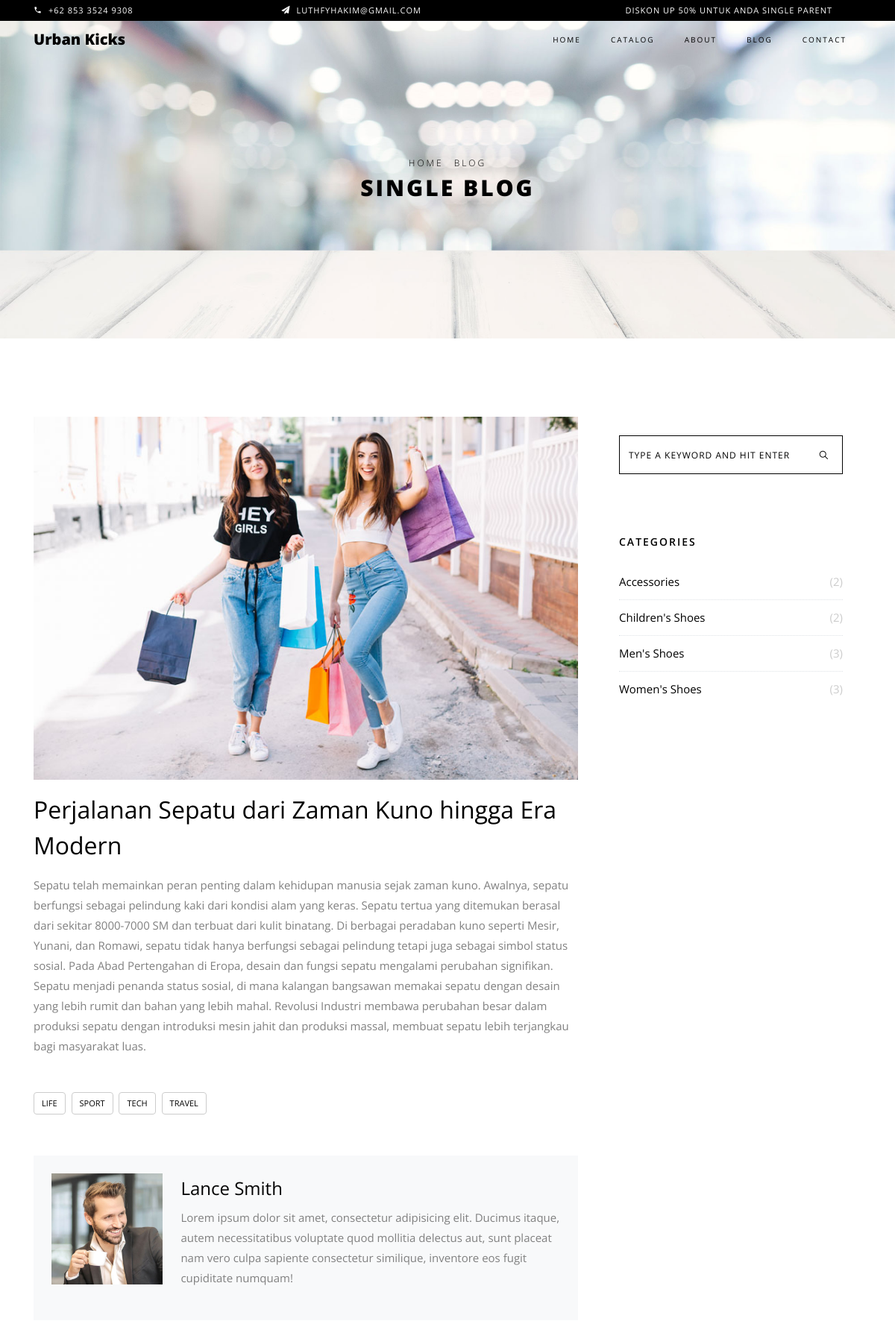
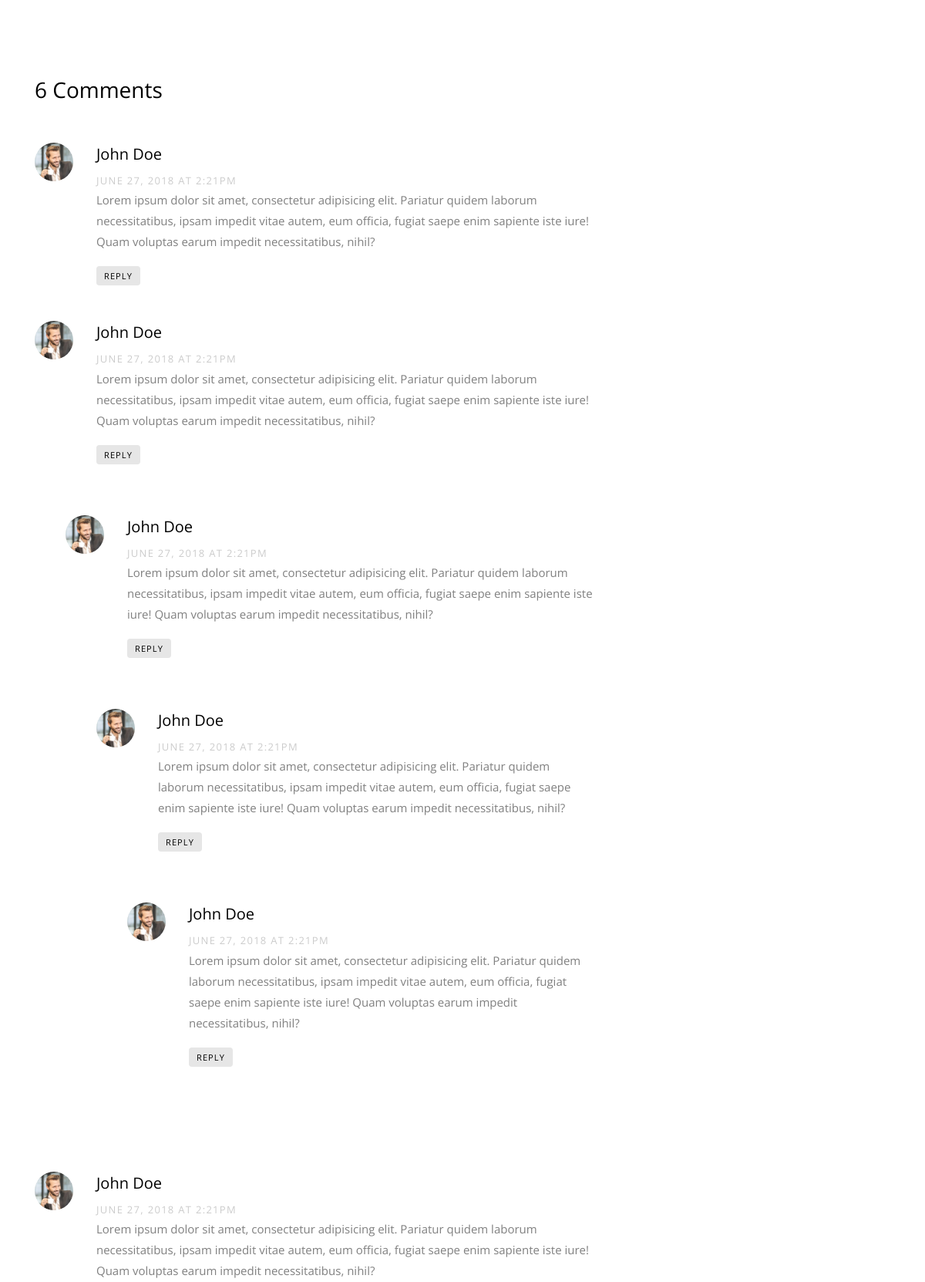
The app's page /blog-single.php?id=4 (upper part) with its own data (2 pictures, top to bottom).
### tables this page shows
CREATE TABLE `blog` (
  `id` int(11) NOT NULL,
  `id_user` int(11) NOT NULL,
  `judul` varchar(255) NOT NULL,
  `isi` text NOT NULL,
  `gambar` varchar(255) DEFAULT NULL,
  `tanggal` timestamp NULL DEFAULT current_timestamp()
);

### src/blog-single.php (the view, shortened to what this page needs)
<?php
	include("../koneksi.php");
	include("./template/header.php");
    if (!isset($_GET['id'])) {
		header("location: blog.php");
	} else {
		$id = $_GET['id'];
		$sql = "SELECT b.id, b.judul, b.isi, b.gambar, DATE_FORMAT(b.tanggal, '%d-%m-%Y'), u.nama
                FROM blog b
                INNER JOIN user u
                ON b.id_user = u.id
                WHERE b.id = $id";
		$result = mysqli_query($conn, $sql);
		while ($data = mysqli_fetch_row($result)) {
            $judul = $data[1];
            $isi = $data[2];
            $gambar = $data[3];
		}
	}
?>
<body class="goto-here">
	<?php include("./template/banner_info.php") ?>
	<?php include("./template/navbar.php") ?>
    <div class="hero-wrap hero-bread" style="background-image: url('../public/images/bg_6.jpg');">
        <div class="container">
            <div class="row no-gutters slider-text align-items-center justify-content-center">
                <div class="col-md-9 ftco-animate text-center">
                    <p class="breadcrumbs"><span class="mr-2"><a href="index.php">Home</a></span> <span>Blog</span></p>
                    <h1 class="mb-0 bread">Single Blog</h1>
                </div>
            </div>
        </div>
    </div>
    <section class="ftco-section ftco-degree-bg">
        <div class="container">
            <div class="row">
                <div class="col-lg-8 ftco-animate">
                    <p>
                        <img src="../public/images/<?= $gambar; ?>" alt="" class="img-fluid">
                    </p>
                    <h2 class="mb-3"><?= $judul; ?></h2>
                    <p><?= $isi; ?></p>
                    <div class="tag-widget post-tag-container mb-5 mt-5">
                        <div class="tagcloud">
                            <a href="#" class="tag-cloud-link">Life</a>
                            <a href="#" class="tag-cloud-link">Sport</a>
                            <a href="#" class="tag-cloud-link">Tech</a>
                            <a href="#" class="tag-cloud-link">Travel</a>
                        </div>
                    </div>
                    <div class="about-author d-flex p-4 bg-light">
                        <div class="bio align-self-md-center mr-4">
                            <img src="../public/images/person_1.jpg" alt="Image placeholder" class="img-fluid mb-4">
                        </div>
                        <div class="desc align-self-md-center">
                            <h3>Lance Smith</h3>
                            <p>Lorem ipsum dolor sit amet, consectetur adipisicing elit. Ducimus itaque, autem necessitatibus voluptate quod mollitia delectus aut, sunt placeat nam vero culpa sapiente consectetur similique, inventore eos fugit cupiditate numquam!</p>
                        </div>
                    </div>
                    <div class="pt-5 mt-5">
                        <h3 class="mb-5">6 Comments</h3>
                        <ul class="comment-list">
                            <li class="comment">
                                <div class="vcard bio">
                                    <img src="../public/images/person_1.jpg" alt="Image placeholder">
                                </div>
                                <div class="comment-body">
                                    <h3>John Doe</h3>
                                    <div class="meta">June 27, 2018 at 2:21pm</div>
                                    <p>Lorem ipsum dolor sit amet, consectetur adipisicing elit. Pariatur quidem laborum necessitatibus, ipsam impedit vitae autem, eum officia, fugiat saepe enim sapiente iste iure! Quam voluptas earum impedit necessitatibus, nihil?</p>
                                    <p><a href="#" class="reply">Reply</a></p>
                                </div>
                            </li>
                            <li class="comment">
                                <div class="vcard bio">
                                    <img src="../public/images/person_1.jpg" alt="Image placeholder">
                                </div>
                                <div class="comment-body">
                                    <h3>John Doe</h3>
                                    <div class="meta">June 27, 2018 at 2:21pm</div>
                                    <p>Lorem ipsum dolor sit amet, consectetur adipisicing elit. Pariatur quidem laborum necessitatibus, ipsam impedit vitae autem, eum officia, fugiat saepe enim sapiente iste iure! Quam voluptas earum impedit necessitatibus, nihil?</p>
                                    <p><a href="#" class="reply">Reply</a></p>
                                </div>
                                <ul class="children">
                                    <li class="comment">
                                        <div class="vcard bio">
                                            <img src="../public/images/person_1.jpg" alt="Image placeholder">
                                        </div>
                                        <div class="comment-body">
                                            <h3>John Doe</h3>
                                            <div class="meta">June 27, 2018 at 2:21pm</div>
                                            <p>Lorem ipsum dolor sit amet, consectetur adipisicing elit. Pariatur quidem laborum necessitatibus, ipsam impedit vitae autem, eum officia, fugiat saepe enim sapiente iste iure! Quam voluptas earum impedit necessitatibus, nihil?</p>
                                            <p><a href="#" class="reply">Reply</a></p>
                                        </div>
                                        <ul class="children">
                                            <li class="comment">
                                                <div class="vcard bio">
                                                    <img src="../public/images/person_1.jpg" alt="Image placeholder">
                                                </div>
                                                <div class="comment-body">
                                                    <h3>John Doe</h3>
                                                    <div class="meta">June 27, 2018 at 2:21pm</div>
                                                    <p>Lorem ipsum dolor sit amet, consectetur adipisicing elit. Pariatur quidem laborum necessitatibus, ipsam impedit vitae autem, eum officia, fugiat saepe enim sapiente iste iure! Quam voluptas earum impedit necessitatibus, nihil?</p>
                                                    <p><a href="#" class="reply">Reply</a></p>
                                                </div>
                                                <ul class="children">
                                                    <li class="comment">
                                                        <div class="vcard bio">
                                                            <img src="../public/images/person_1.jpg" alt="Image placeholder">
                                                        </div>
                                                        <div class="comment-body">
                                                            <h3>John Doe</h3>
                                                            <div class="meta">June 27, 2018 at 2:21pm</div>
                                                            <p>Lorem ipsum dolor sit amet, consectetur adipisicing elit. Pariatur quidem laborum necessitatibus, ipsam impedit vitae autem, eum officia, fugiat saepe enim sapiente iste iure! Quam voluptas earum impedit necessitatibus, nihil?</p>
                                                            <p><a href="#" class="reply">Reply</a></p>
                                                        </div>
                                                    </li>
                                                </ul>
                                            </li>
                                        </ul>
                                    </li>
                                </ul>
                            </li>
                            <li class="comment">
                                <div class="vcard bio">
                                    <img src="../public/images/person_1.jpg" alt="Image placeholder">
                                </div>
                                <div class="comment-body">
                                    <h3>John Doe</h3>
                                    <div class="meta">June 27, 2018 at 2:21pm</div>
                                    <p>Lorem ipsum dolor sit amet, consectetur adipisicing elit. Pariatur quidem laborum necessitatibus, ipsam impedit vitae autem, eum officia, fugiat saepe enim sapiente iste iure! Quam voluptas earum impedit necessitatibus, nihil?</p>
                                </div>
                            </li>
                        </ul>
                    </div>
                </div>
                <div class="col-lg-4 sidebar ftco-animate">
                    <div class="sidebar-box">
                        <form action="#" class="search-form">
                            <div class="form-group">
                                <span class="icon ion-ios-search"></span>
                                <input type="text" class="form-control" placeholder="Type a keyword and hit enter">
                            </div>
                        </form>
                    </div>
                    <div class="sidebar-box ftco-animate">
                        <h3 CLASS="heading">Categories</h3>
                        <ul class="categories">
                            <?php
                                $sql = "SELECT nama_kategori, count(nama_sub_kategori) as jumlah
                                        FROM kategori
                                        INNER JOIN sub_kategori
                                        ON kategori.id = sub_kategori.id_kategori
                                        GROUP BY nama_kategori
                                        ORDER BY nama_kategori ASC";
                                $result = mysqli_query($conn, $sql);
                                while ($data = mysqli_fetch_row($result)) {
                                    $nama = $data[0];
                                    $jumlah = $data[1];
                            ?>
                                <li><a href="#"><?= $nama; ?> <span>(<?= $jumlah; ?>)</span></a></li>
                            <?php } ?>
                        </ul>
                    </div>
                </div>
            </div>
        </div>
    </section>
</body>
</html>

### records on screen
blog: gambar (picture), judul "Perjalanan Sepatu dari Zaman Kuno hingga Era Modern", isi "Sepatu telah memainkan peran penting dalam kehidupan manusia sejak zaman kuno. Awalnya, sepatu berfungsi sebagai pelindung kaki dari kondisi alam yang keras. Sepatu tertua yang ditemukan berasal dari sekitar 8000-7000 SM dan terbuat dari kulit binatang. Di berbagai peradaban kuno seperti Mesir, Yunani, dan Romawi, sepatu tidak hanya berfungsi sebagai pelindung tetapi juga sebagai simbol status sosial. Pada Abad Pertengahan di Eropa, desain dan fungsi sepatu mengalami perubahan signifikan. Sepatu menjadi penanda status sosial, di mana kalangan bangsawan memakai sepatu dengan desain yang lebih rumit dan bahan yang lebih mahal. Revolusi Industri membawa perubahan besar dalam produksi sepatu…"

### other values on screen
$nama "Accessories"
$jumlah "2"
$nama "Children's Shoes"
$nama "Men's Shoes"
$jumlah "3"
$nama "Women's Shoes"
